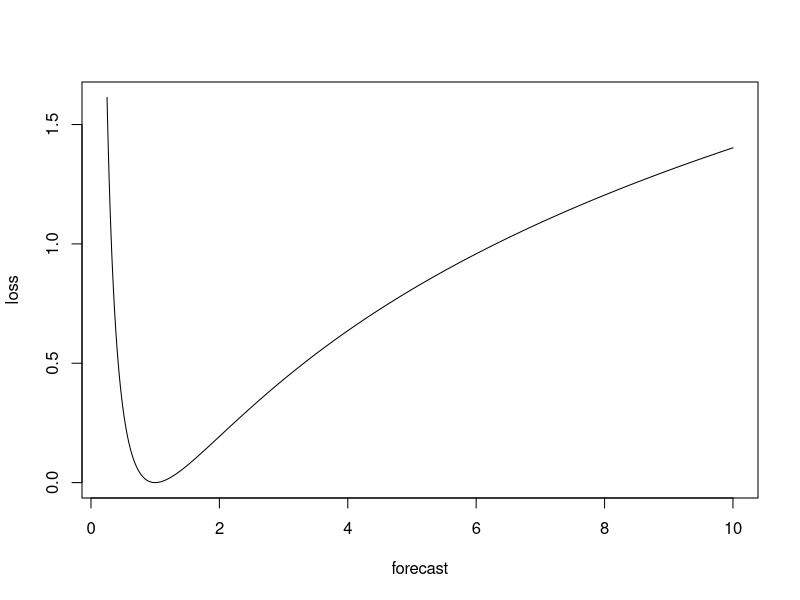

This figure's R source:
library(ggplot2)

sigma = 1

qlike = function(x){
  return(log(x)+sigma**2/x-1)
}

forecast = seq(0.25, 10,length.out = 10001)

loss = qlike(forecast)

plot(forecast,loss,type="l")
